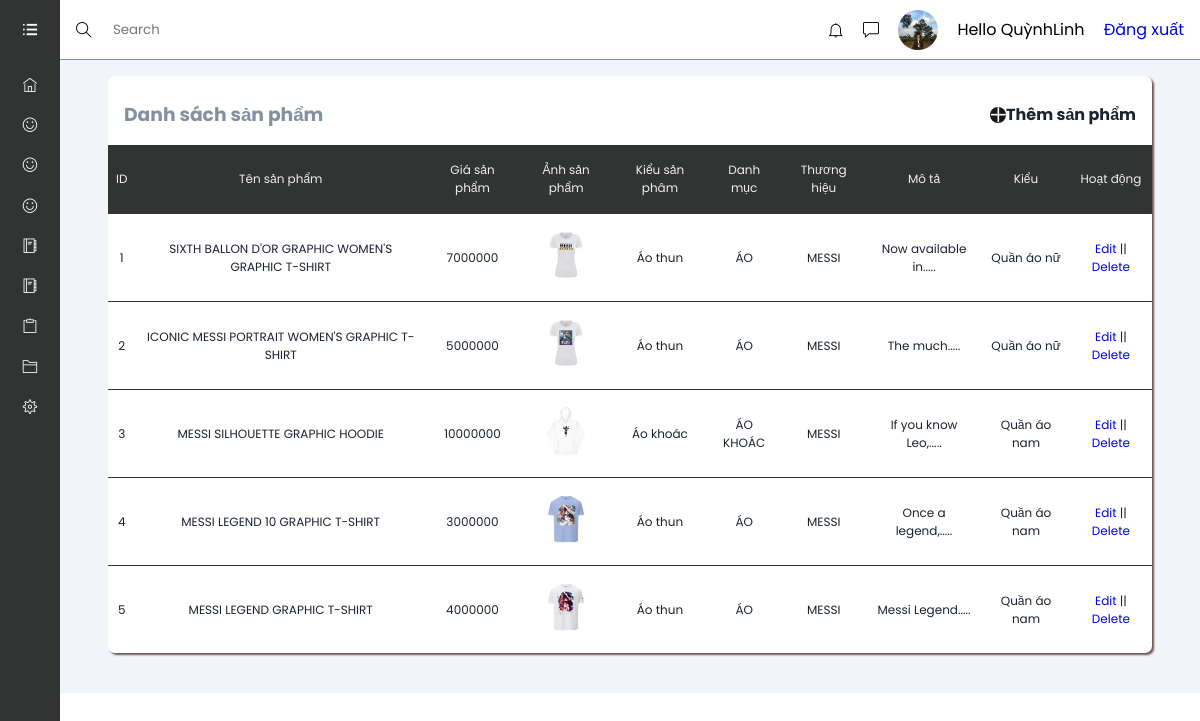
Before: /admin/productlist.php (signed in) with the older database file.
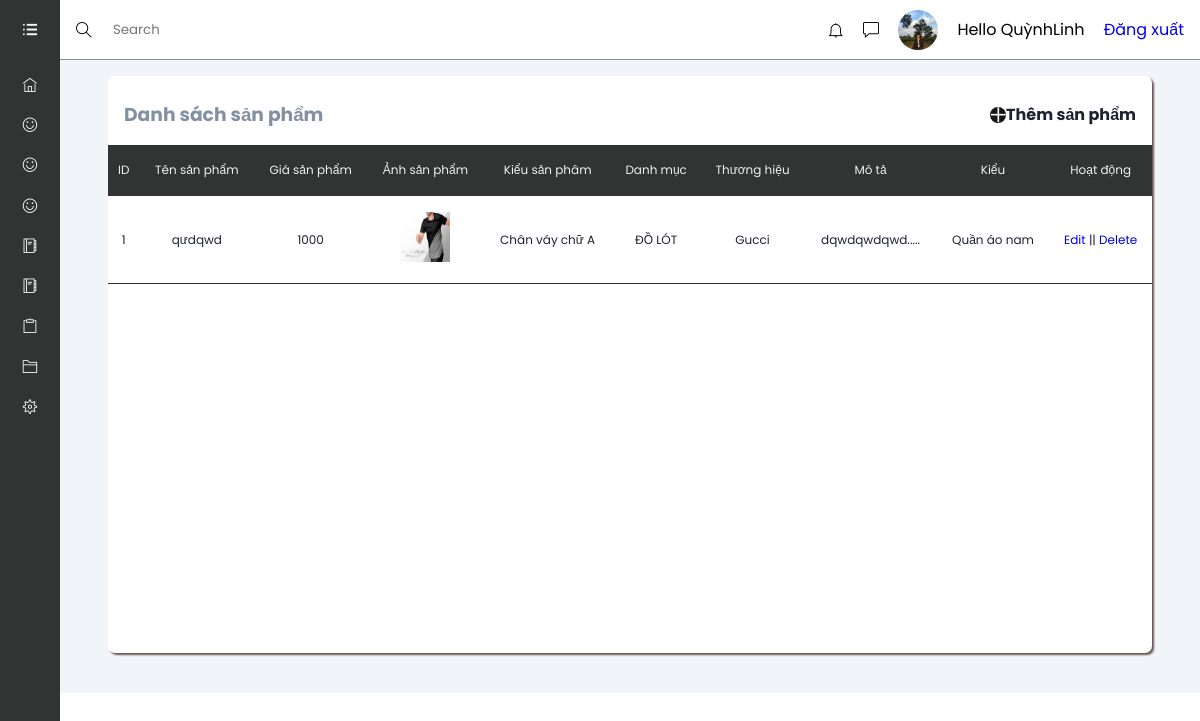
After: the same page with the newer database file.
### tables this page shows
CREATE TABLE `tbl_product` (
  `productId` int(100) NOT NULL,
  `productName` tinytext NOT NULL,
  `catId` int(110) NOT NULL,
  `brandId` int(110) NOT NULL,
  `product_desc` text NOT NULL,
  `type` int(11) NOT NULL,
  `price` varchar(255) NOT NULL,
  `image` varchar(255) NOT NULL,
  `typeProductId` int(100) NOT NULL
);

CREATE TABLE `tbl_type_product` (
  `typeProductID` int(100) NOT NULL,
  `typeProductName` varchar(255) NOT NULL,
  `catID` int(11) NOT NULL
);

CREATE TABLE `category` (
  `catId` int(11) NOT NULL,
  `catName` varchar(255) NOT NULL
);

CREATE TABLE `tbl_brand` (
  `brandId` int(11) NOT NULL,
  `brandName` varchar(255) NOT NULL
);

### lib/database.php (called while the page is built, shortened)
<?php
    Class Database{
        public $host   = DB_HOST;
        public $user   = DB_USER;
        public $pass   = DB_PASS;
        public $dbname = DB_NAME;
        public $link;
        private function connectDB(){
        $this->link = new mysqli($this->host, $this->user, $this->pass,
            $this->dbname);
        }
        public function select($query){
            $result = $this->link->query($query) or
            die($this->link->error.__LINE__);
            if($result->num_rows > 0){
                return $result;
            } else {
                return false;
            }
        }
}

### classses/product.php (called while the page is built, shortened)
<?php
$filepath = realpath(dirname(__FILE__));
include_once($filepath . '/../lib/database.php');
include_once($filepath . '/../helpers/format.php');
?>
<?php
class product
{
    private $db;
    public function __construct()
    {
        $this->db = new Database();
    }
    public function show_product()
    {
        $query = "SELECT pd.* , cat.catName , br.brandName , tpd.typeProductName
                FROM tbl_product AS pd
                INNER JOIN category AS cat ON pd.catId=cat.catId
                INNER JOIN tbl_brand AS br ON pd.brandId=br.brandId
                INNER JOIN tbl_type_product AS tpd ON pd.typeProductId= tpd.typeProductID
                order by pd.productId desc";
        $result = $this->db->select($query);
        return $result;
    }
}
?>

### helpers/format.php (called while the page is built, shortened)
<?php
    class Format{
        public function textShorten($text, $limit = 400){
            $text = $text. " ";
            $text = substr($text, 0, $limit);
            $text = substr($text, 0, strrpos($text, ' '));
            $text = $text.".....";
            return $text;
        }
    }
?>

### admin/productlist.php (the view, shortened to what the changed rows need)
<!DOCTYPE html>
<html lang="en">
<head>
    <link rel="stylesheet" href="assets/font/themify-icons/themify-icons.css">
    <link rel="stylesheet" href="assets/css/sp.css">
</head>
<?php
    include '../classses/product.php';
    include_once '../helpers/format.php';
?>
<?php
	$fm = new Format();
?>
<body>
    <div class="main-content">
        <?php include './inc/header.php' ?>
        <main>
            <section class="recent">
            <div class="activity-grid">
                <div class="activity-card">
                    <div class="table-responsive">
                        <table>
                            <thead>
                                <tr>
                                    <th>ID</th>
                                    <th>Tên sản phẩm</th>
                                    <th>Giá sản phẩm</th>
                                    <th>Ảnh sản phẩm</th>
                                    <th>Kiểu sản phâm</th>
                                    <th>Danh mục</th>
                                    <th>Thương hiệu</th>
                                    <th>Mô tả</th>
                                    <th>Kiểu</th>
                                    <th>Hoạt động</th>
                                </tr>
                            </thead>
                            <tbody>
                            <?php
                                $pd = new product();
                                $pdlist = $pd->show_product();
                                if ($pdlist) {
                                    $i=0;
                                    while ($result = $pdlist->fetch_assoc()) {
                                        $i++;
                            ?>
                            <tr>
                                <td><?php echo $i ?></td>
                                <td><?php echo $result['productName'] ?></td>
                                <td><?php echo $result['price'] ?></td>
                                <td><img src="upload/<?php echo $result['image'] ?>" style="width: 50px; height: 50px;" ></td>
                                <td><?php echo $result['typeProductName'] ?></td>
                                <td><?php echo $result['catName'] ?></td>
                                <td><?php echo $result['brandName'] ?></td>
                                <td>
                                    <?php
                                        echo $fm->textShorten($result['product_desc'],20);
                                    ?>
                                </td>
                                <td>
                                    <?php
                                        if ($result['type']==0) {
                                            echo 'Quần áo nam';
                                        } else if ($result['type']==1) {
                                            echo 'Quần áo nữ';
                                        } else if ($result['type']==2) {
                                            echo 'Quần áo trẻ em';
                                        }
                                    ?>
                                </td>
                                <td><a href="productedit.php?productId=<?php echo $result['productId']?>">Edit</a>
                                || <a onclick="return confirm('Bạn có chắc chắn muốn xóa')" href="?delid=<?php echo $result['productId'] ?>">Delete</a></td>
                             </tr>
                                <?php
                                    }
                                 }
                                ?>
                        </table>
                    </div>
                </div>
            </div>
            </section>
        </main>
    </div>
</body>
</html>

Changed rows visible on the page:
removed tbl_product: productName "SIXTH BALLON D'OR GRAPHIC WOMEN'S GRAPHIC T-SHIRT", price "7000000", image (picture), typeProductId.typeProductName "Áo thun", catId.catName "ÁO", brandId.brandName "MESSI", product_desc "Now available in.....", type "Quần áo nữ"
removed tbl_product: productName "ICONIC MESSI PORTRAIT WOMEN'S GRAPHIC T-SHIRT", price "5000000", image (picture), typeProductId.typeProductName "Áo thun", catId.catName "ÁO", brandId.brandName "MESSI", product_desc "The much.....", type "Quần áo nữ"
removed tbl_product: productName "MESSI SILHOUETTE GRAPHIC HOODIE", price "10000000", image (picture), typeProductId.typeProductName "Áo khoác", catId.catName "ÁO KHOÁC", brandId.brandName "MESSI", product_desc "If you know Leo,.....", type "Quần áo nam"
removed tbl_product: productName "MESSI LEGEND 10 GRAPHIC T-SHIRT", price "3000000", image (picture), typeProductId.typeProductName "Áo thun", catId.catName "ÁO", brandId.brandName "MESSI", product_desc "Once a legend,.....", type "Quần áo nam"
removed tbl_product: productName "MESSI LEGEND GRAPHIC T-SHIRT", price "4000000", image (picture), typeProductId.typeProductName "Áo thun", catId.catName "ÁO", brandId.brandName "MESSI", product_desc "Messi Legend.....", type "Quần áo nam"
added tbl_product: productName "qưdqwd", price "1000", image (picture), typeProductId.typeProductName "Chân váy chữ A", catId.catName "ĐỒ LÓT", brandId.brandName "Gucci", product_desc "dqwdqwdqwd.....", type "Quần áo nam"
